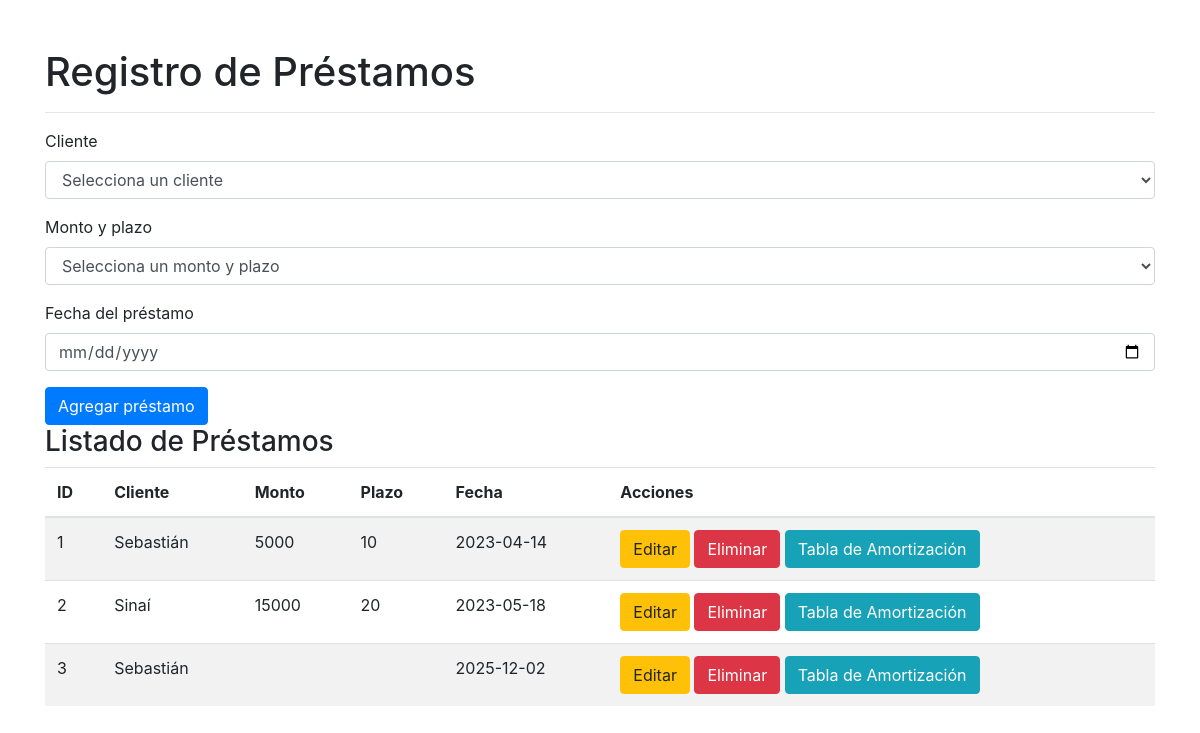
Screenshot of /desafioCapreco/desafioCapreco/prestamos.php with the database file from the repository.
### tables this page shows
CREATE TABLE IF NOT EXISTS `prestamos` (
  `id` int(100) NOT NULL AUTO_INCREMENT,
  `id_cliente` int(100) NOT NULL,
  `id_monto` int(100) NOT NULL,
  `fecha` date NOT NULL,
  PRIMARY KEY (`id`),
  KEY `id_cliente` (`id_cliente`),
  KEY `id_monto` (`id_monto`)
);

CREATE TABLE IF NOT EXISTS `clientes` (
  `id` int(11) NOT NULL AUTO_INCREMENT,
  `nombre` varchar(100) NOT NULL,
  `apellido` varchar(300) NOT NULL,
  `email` varchar(100) NOT NULL,
  `telefono` varchar(10) NOT NULL,
  PRIMARY KEY (`id`)
);

CREATE TABLE IF NOT EXISTS `montos` (
  `id` int(100) NOT NULL AUTO_INCREMENT,
  `monto` decimal(65,0) NOT NULL,
  `plazo` int(8) NOT NULL,
  `tasa_interes` decimal(5,2) DEFAULT '0.15',
  PRIMARY KEY (`id`)
);

### desafioCapreco/desafioCapreco/functions.php (called while the page is built, shortened)
<?php
function getClienteById($db, $id) {
    $sql = "SELECT * FROM clientes WHERE id = :id";
    $stmt = $db->prepare($sql);
    $stmt->bindParam(':id', $id);
    $stmt->execute();
    if ($stmt->rowCount() > 0) {
        return $stmt->fetch(PDO::FETCH_ASSOC);
    } else {
        return false;
    }
}
function getMontoById($db, $id) {
    $sql = "SELECT * FROM montos WHERE id = :id";
    $stmt = $db->prepare($sql);
    $stmt->bindParam(':id', $id);
    $stmt->execute();
    if ($stmt->rowCount() > 0) {
        return $stmt->fetch(PDO::FETCH_ASSOC);
    } else {
        return false;
    }
}
function getAllPrestamos($db) {
    $sql = "SELECT * FROM prestamos";
    $stmt = $db->prepare($sql);
    $stmt->execute();
    return $stmt->fetchAll(PDO::FETCH_ASSOC);
}
?>

### desafioCapreco/desafioCapreco/prestamos.php (the view, shortened to what this page needs)
<!DOCTYPE html>
<html lang="en">
<head>
    <link href="https://maxcdn.bootstrapcdn.com/bootstrap/4.5.2/css/bootstrap.min.css" rel="stylesheet">
</head>
<?php
include_once 'config.php';
include_once 'functions.php';
?>
<body>
    <div class="container">
        <h1 class="mt-5">Registro de Préstamos</h1>
        <hr>
        <form action="crear_prestamo.php" method="post">
    <div class="form-group">
        <label for="cliente">Cliente</label>
        <select name="id_cliente" id="cliente" class="form-control" required>
            <option value="">Selecciona un cliente</option>
        </select>
    </div>
    <div class="form-group">
        <label for="monto">Monto y plazo</label>
        <select name="id_monto" id="monto" class="form-control" required>
            <option value="">Selecciona un monto y plazo</option>
        </select>
    </div>
    <div class="form-group">
        <label for="fecha">Fecha del préstamo</label>
        <input type="date" name="fecha" id="fecha" class="form-control" required>
    </div>
    <button type="submit" class="btn btn-primary">Agregar préstamo</button>
</form>
        <h3>Listado de Préstamos</h3>
        <table class="table table-striped">
            <thead>
                <tr>
                    <th>ID</th>
                    <th>Cliente</th>
                    <th>Monto</th>
                    <th>Plazo</th>
                    <th>Fecha</th>
                    <th>Acciones</th>
                </tr>
            </thead>
            <tbody>
                <?php
                $prestamos = getAllPrestamos($db);
                foreach ($prestamos as $prestamo) {
                    $cliente = getClienteById($db, $prestamo['id_cliente']);
                    $monto = getMontoById($db, $prestamo['id_monto']);
                ?>
                <tr>
                    <td><?php echo $prestamo['id']; ?></td>
                    <td><?php echo $cliente['nombre']; ?></td>
                    <td><?php echo $monto['monto']; ?></td>
                    <td><?php echo $monto['plazo']; ?></td>
                    <td><?php echo $prestamo['fecha']; ?></td>
                    <td>
            <a href="editar_prestamo.php?id=<?php echo $prestamo['id']; ?>" class="btn btn-warning">Editar</a>
            <a href="eliminar_prestamo.php?id=<?php echo $prestamo['id']; ?>" class="btn btn-danger" onclick="return confirm('¿Estás seguro de que deseas eliminar este préstamo?');">Eliminar</a>
            <a href="tabla_amortizacion.php?id=<?php echo $prestamo['id']; ?>" class="btn btn-info">Tabla de Amortización</a>
                    </td>
                </tr>
                <?php } ?>
            </tbody>
        </table>
    </div>
</body>
</html>

### rows the page displays
prestamos: id "1", id_cliente.nombre "Sebastián", id_monto.monto "5000", id_monto.plazo "10", fecha "2023-04-14"
prestamos: id "2", id_cliente.nombre "Sinaí", id_monto.monto "15000", id_monto.plazo "20", fecha "2023-05-18"
prestamos: id "3", id_cliente.nombre "Sebastián", fecha "2025-12-02"
